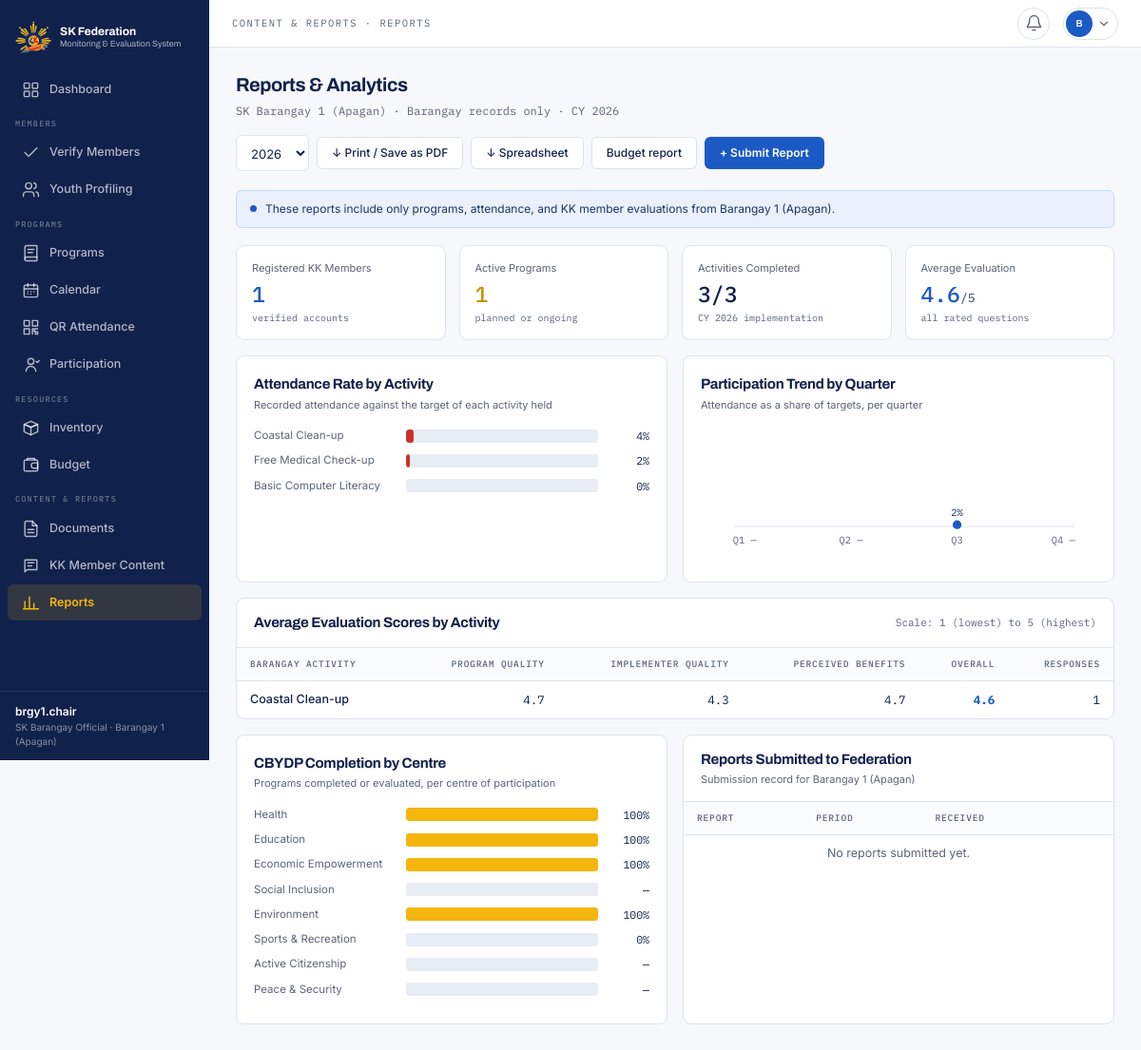
The app's page /barangay/reports.php (signed in) with its own data.
### tables this page shows
CREATE TABLE users (
  user_id              INT(11)      NOT NULL AUTO_INCREMENT,
  role_id              INT(11)      NOT NULL,
  barangay_id          INT(11)      DEFAULT NULL,
  verified_by          INT(11)      DEFAULT NULL,
  username             VARCHAR(50)  NOT NULL,
  email                VARCHAR(150) NOT NULL,
  password_hash        VARCHAR(255) NOT NULL,
  verification_status  VARCHAR(20)  NOT NULL DEFAULT 'pending',
  date_verified        DATETIME     DEFAULT NULL,
  rejection_reason     VARCHAR(255) DEFAULT NULL,
  is_active            TINYINT(1)   NOT NULL DEFAULT 1,
  last_login           DATETIME     DEFAULT NULL,
  date_created         DATETIME     NOT NULL DEFAULT CURRENT_TIMESTAMP,
  PRIMARY KEY (user_id),
  UNIQUE KEY uq_users_username (username),
  UNIQUE KEY uq_users_email (email),
  KEY fk_users_role (role_id),
  KEY fk_users_barangay (barangay_id),
  KEY fk_users_verifier (verified_by),
  CONSTRAINT fk_users_role     FOREIGN KEY (role_id)     REFERENCES roles (role_id),
  CONSTRAINT fk_users_barangay FOREIGN KEY (barangay_id) REFERENCES barangays (barangay_id),
  CONSTRAINT fk_users_verifier FOREIGN KEY (verified_by) REFERENCES users (user_id),
  CONSTRAINT chk_users_status  CHECK (verification_status IN ('pending','verified','rejected'))
);

CREATE TABLE barangays (
  barangay_id    INT(11)      NOT NULL AUTO_INCREMENT,
  barangay_name  VARCHAR(100) NOT NULL,
  municipality   VARCHAR(100) NOT NULL DEFAULT 'Nasipit',
  chairman_id    INT(11)      DEFAULT NULL,    
  PRIMARY KEY (barangay_id),
  UNIQUE KEY uq_barangay (barangay_name, municipality),
  KEY fk_barangay_chairman (chairman_id),
  CONSTRAINT fk_barangay_chairman FOREIGN KEY (chairman_id) REFERENCES users (user_id) ON DELETE SET NULL
);

CREATE TABLE activities (
  activity_id   INT(11)      NOT NULL AUTO_INCREMENT,
  program_id    INT(11)      NOT NULL,
  title         VARCHAR(255) NOT NULL,
  activity_date DATE         NOT NULL,
  start_time    TIME         DEFAULT NULL,
  end_time      TIME         DEFAULT NULL,
  venue         VARCHAR(255) DEFAULT NULL,
  qr_token      VARCHAR(64)  NOT NULL,
  is_open       TINYINT(1)   NOT NULL DEFAULT 1,
  target_count  INT(11)      NOT NULL DEFAULT 0,
  PRIMARY KEY (activity_id),
  UNIQUE KEY uq_activity_qr (qr_token),
  KEY fk_activity_program (program_id),
  CONSTRAINT fk_activity_program FOREIGN KEY (program_id) REFERENCES programs (program_id) ON DELETE CASCADE
);

### includes/pages/reports.php (the view, shortened to what the rows shown need)
<?php
$isBarangay = role() === ROLE_BARANGAY;
$scope = $isBarangay ? my_barangay() : null;
$year = get_int('year') ?: (int) date('Y');
$yearSql = 'YEAR(a.activity_date) = ?';
$acts = activities_overview($scope, $yearSql, [$year]);
$held = array_values(array_filter($acts, fn ($a) => $a['activity_date'] <= date('Y-m-d')));
$members = (int) q_val('SELECT COUNT(*) FROM users WHERE role_id = ? AND verification_status = "verified" AND is_active = 1' . ($scope ? ' AND barangay_id = ?' : ''), $scope ? [ROLE_MEMBER, $scope] : [ROLE_MEMBER]);
$activePrograms = (int) q_val("SELECT COUNT(*) FROM programs WHERE status IN ('planned','ongoing')" . ($scope ? ' AND barangay_id = ?' : ''), $scope ? [$scope] : []);
$avg = average_rating($scope);
$attendance = [];
if ($isBarangay) {
    foreach ($held as $a) {
        $attendance[] = ['label' => $a['title'], 'rate' => $a['target_count'] ? min(100, round($a['attendance_count'] / $a['target_count'] * 100)) : 0, 'detail' => $a['attendance_count'] . '/' . $a['target_count']];
    }
}
usort($attendance, fn ($x, $y) => $y['rate'] <=> $x['rate']);
$title = 'Reports & Analytics';
$nav = 'reports';
$crumb = ($isBarangay ? 'Content & Reports' : 'Budget & Reports') . ' · Reports';
require APP_ROOT . '/includes/header.php';
?>
<div class="page-head">
  <div>
    <h1 class="page-title">Reports &amp; Analytics</h1>
    <div class="page-sub"><?= $isBarangay ? e('SK ' . current_user()['barangay_name']) . ' · Barangay records only' : 'SK Federation ' . e(setting('municipality', 'Nasipit')) . ' · All barangays' ?> · CY <?= $year ?></div>
  </div>
  <div class="page-actions">
  </div>
</div>
<?php if ($isBarangay): ?><div class="scope-banner">These reports include only programs, attendance, and KK member evaluations from <?= e(current_user()['barangay_name']) ?>.</div><?php endif; ?>
<div class="grid grid-4 mb">
  <div class="card stat"><div class="stat-label">Registered KK Members</div><div class="stat-value blue"><?= number_format($members) ?></div><div class="stat-sub"><?= $isBarangay ? 'verified accounts' : 'across all barangays' ?></div></div>
  <div class="card stat"><div class="stat-label">Active Programs</div><div class="stat-value" style="color:#C99400"><?= $activePrograms ?></div><div class="stat-sub">planned or ongoing</div></div>
  <div class="card stat"><div class="stat-label">Activities Completed</div><div class="stat-value"><?= count($held) ?>/<?= count($acts) ?></div><div class="stat-sub">CY <?= $year ?> implementation</div></div>
  <div class="card stat"><div class="stat-label">Average Evaluation</div><div class="stat-value blue"><?= $avg ? number_format($avg, 1) : '—' ?><small>/5</small></div><div class="stat-sub">all rated questions</div></div>
</div>
<div class="grid grid-2 mb">
  <div class="card card-pad">
    <?php foreach ($attendance as $r): ?>
      <div class="hbar-row"><span class="muted" title="<?= e($r['label']) ?>" style="overflow:hidden;text-overflow:ellipsis;white-space:nowrap"><?= e($r['label']) ?></span><?= bar((float) $r['rate'], $r['rate'] < 50 ? 'red' : 'blue') ?><span class="num"><?= (int) $r['rate'] ?>%</span></div>
    <?php endforeach; ?>
  </div>
  <div class="card card-pad">
  </div>
</div>
<div class="card table-wrap mb">
  <div class="card-head"><div class="section-title">Average Evaluation Scores <?= $isBarangay ? 'by Activity' : 'by Centre' ?></div><span class="mono small muted">Scale: 1 (lowest) to 5 (highest)</span></div>
  <table class="table">
    <thead><tr><th><?= $isBarangay ? 'Barangay Activity' : 'Centre of Participation' ?></th><th class="num">Program Quality</th><th class="num">Implementer Quality</th><th class="num">Perceived Benefits</th><th class="num">Overall</th><th class="num">Responses</th></tr></thead>
  </table>
</div>
<div class="grid grid-2 mb">
  <div class="card card-pad">
  </div>
  <div class="card table-wrap">
    <div class="card-head"><div><div class="section-title"><?= $isBarangay ? 'Reports Submitted to Federation' : 'Recent Barangay Submissions' ?></div><div class="section-sub"><?= $isBarangay ? 'Submission record for ' . e(current_user()['barangay_name']) : 'Reports received from SK Barangay Officials' ?></div></div></div>
    <table class="table">
      <thead><tr><?php if (!$isBarangay): ?><th>Barangay</th><?php endif; ?><th>Report</th><th>Period</th><th>Received</th><th></th></tr></thead>
    </table>
  </div>
</div>
<?php require APP_ROOT . '/includes/footer.php';

### includes/header.php (shortened to what the rows shown need)
<?php
$__u = current_user();
$__unread = $__u ? (int) q_val('SELECT COUNT(*) FROM notifications WHERE user_id = ? AND is_read = 0', [$__u['user_id']]) : 0;
?><!doctype html>
<html lang="en">
<head>
<link rel="stylesheet" href="<?= e(asset('css/style.css')) ?>">
</head>
<body class="app">
<?php if ($__u): require __DIR__ . '/sidebar.php'; endif; ?>
<div class="main">
<?php if ($__u): ?>
  <header class="topbar">
    <div class="breadcrumb"><?= e($crumb ?? $title ?? '') ?></div>
    <div class="topbar-actions">
      <a class="notification-button<?= ($nav ?? '') === 'notifications' ? ' active' : '' ?>" href="<?= e(url('notifications.php')) ?>" aria-label="Notifications, <?= $__unread ?> unread" title="Notifications">
        <?= nav_icon('bell') ?>
      </a>
      <div class="profile-menu-wrap">
        <button type="button" class="profile-button" data-menu-toggle aria-haspopup="menu" aria-expanded="false" aria-label="Open account menu">
          <span class="profile-avatar"><?= e(initials(display_name())) ?></span>
          <svg width="14" height="14" viewBox="0 0 24 24" fill="none" stroke="currentColor" stroke-width="2" stroke-linecap="round" aria-hidden="true"><path d="m6 9 6 6 6-6"/></svg>
        </button>
      </div>
    </div>
  </header>
<?php endif; ?>
  <main class="page<?= !empty($wide) ? ' page-wide' : '' ?>" id="content">

### includes/sidebar.php (shortened to what the rows shown need)
<?php
function nav_icon(string $name): string
{
    static $paths = [
        'dashboard' => '<rect x="3" y="3" width="7" height="7" rx="1"/><rect x="14" y="3" width="7" height="7" rx="1"/><rect x="3" y="14" width="7" height="7" rx="1"/><rect x="14" y="14" width="7" height="7" rx="1"/>',
        'people' => '<path d="M16 21v-2a4 4 0 0 0-4-4H6a4 4 0 0 0-4 4v2"/><circle cx="9" cy="7" r="4"/><path d="M22 21v-2a4 4 0 0 0-3-3.87M16 3.13a4 4 0 0 1 0 7.75"/>',
        'programs' => '<path d="M4 19.5A2.5 2.5 0 0 1 6.5 17H20"/><path d="M6.5 2H20v20H6.5A2.5 2.5 0 0 1 4 19.5v-15A2.5 2.5 0 0 1 6.5 2Z"/><path d="M8 7h8M8 11h6"/>',
        'calendar' => '<rect x="3" y="5" width="18" height="16" rx="2"/><path d="M16 3v4M8 3v4M3 10h18"/><path d="M8 14h.01M12 14h.01M16 14h.01M8 17h.01M12 17h.01"/>',
        'participation' => '<circle cx="12" cy="8" r="4"/><path d="M5.5 21a6.5 6.5 0 0 1 13 0M19 8l1.5 1.5L23 7"/>',
        'documents' => '<path d="M14 2H6a2 2 0 0 0-2 2v16a2 2 0 0 0 2 2h12a2 2 0 0 0 2-2V8Z"/><path d="M14 2v6h6M8 13h8M8 17h8"/>',
        'content' => '<path d="M4 4h16v13H7l-3 3Z"/><path d="M8 8h8M8 12h5"/>',
        'reports' => '<path d="M4 20V10M10 20V4M16 20v-7M22 20H2"/>',
        'qr' => '<rect x="3" y="3" width="7" height="7"/><rect x="14" y="3" width="7" height="7"/><rect x="3" y="14" width="7" height="7"/><path d="M14 14h3v3h-3zM18 18h3v3h-3zM18 14h3M14 18v3"/>',
        'inventory' => '<path d="m3 7 9-4 9 4-9 4Z"/><path d="m3 7 9 4 9-4v10l-9 4-9-4Z"/><path d="M12 11v10"/>',
        'budget' => '<rect x="3" y="5" width="18" height="15" rx="2"/><path d="M16 9h5v7h-5a3.5 3.5 0 0 1 0-7ZM7 5V3h10v2"/>',
        'verify' => '<path d="M20 6 9 17l-5-5"/>',
        'certificate' => '<circle cx="12" cy="8" r="5"/><path d="m8.5 12-1 9 4.5-2 4.5 2-1-9"/>',
        'settings' => '<circle cx="12" cy="12" r="3"/><path d="M12 2v3M12 19v3M4.2 4.2l2.1 2.1M17.7 17.7l2.1 2.1M2 12h3M19 12h3M4.2 19.8l2.1-2.1M17.7 6.3l2.1-2.1"/>',
        'logs' => '<path d="M3 12a9 9 0 1 0 3-6.7L3 8"/><path d="M3 3v5h5M12 7v5l3 2"/>',
        'announcements' => '<path d="m3 11 18-5v12L3 14Z"/><path d="m11.6 16.4.9 4.6H8l-1.4-6"/>',
        'feedback' => '<path d="M21 15a4 4 0 0 1-4 4H8l-5 3V7a4 4 0 0 1 4-4h10a4 4 0 0 1 4 4Z"/><path d="M8 9h8M8 13h5"/>',
        'scan' => '<path d="M3 7V4a1 1 0 0 1 1-1h3M17 3h3a1 1 0 0 1 1 1v3M21 17v3a1 1 0 0 1-1 1h-3M7 21H4a1 1 0 0 1-1-1v-3M7 12h10"/>',
        'bell' => '<path d="M18 8a6 6 0 0 0-12 0c0 7-3 7-3 9h18c0-2-3-2-3-9M10 21h4"/>',
    ];
    return '<svg width="19" height="19" viewBox="0 0 24 24" fill="none" stroke="currentColor" stroke-width="1.8" stroke-linecap="round" stroke-linejoin="round" aria-hidden="true">' . ($paths[$name] ?? '') . '</svg>';
}
function nav_groups(int $role): array
{
    switch ($role) {
        case ROLE_BARANGAY:
            return [
                ['', [['dashboard', 'Dashboard', 'barangay/index.php', 'dashboard']]],
                ['Members', [['verify', 'Verify Members', 'barangay/verify.php', 'verify'],
                             ['youth', 'Youth Profiling', 'barangay/youth.php', 'people']]],
                ['Programs', [['programs', 'Programs', 'barangay/programs.php', 'programs'],
                              ['calendar', 'Calendar', 'barangay/calendar.php', 'calendar'],
                              ['qr', 'QR Attendance', 'barangay/qr.php', 'qr'],
                              ['participation', 'Participation', 'barangay/participation.php', 'participation']]],
                ['Resources', [['inventory', 'Inventory', 'barangay/inventory.php', 'inventory'],
                               ['budget', 'Budget', 'barangay/budget.php', 'budget']]],
                ['Content & Reports', [['documents', 'Documents', 'barangay/documents.php', 'documents'],
                                       ['content', 'KK Member Content', 'barangay/content.php', 'content'],
                                       ['reports', 'Reports', 'barangay/reports.php', 'reports']]],
            ];
    }
    return [];
}
$__groups = nav_groups(role());
?>
<nav class="nav-rail" id="nav-rail" aria-label="Main navigation">
  <a class="nav-brand" href="<?= e(url(home_url(role()))) ?>">
    <img src="<?= e(asset('img/sk-federation-logo.png')) ?>" alt="SK Federation Nasipit logo" width="38" height="38">
    <span>
      <strong>SK Federation</strong>
      <small>Monitoring &amp; Evaluation System</small>
    </span>
  </a>
  <div class="nav-groups">
    <?php foreach ($__groups as [$__label, $__items]): ?>
      <div class="nav-group">
        <?php if ($__label !== ''): ?><div class="nav-group-label"><?= e($__label) ?></div><?php endif; ?>
        <?php foreach ($__items as [$__id, $__text, $__href, $__icon]): ?>
          <a class="nav-item<?= ($nav ?? '') === $__id ? ' active' : '' ?>" href="<?= e(url($__href)) ?>"<?= ($nav ?? '') === $__id ? ' aria-current="page"' : '' ?>>
            <span class="nav-icon"><?= nav_icon($__icon) ?></span><span><?= e($__text) ?></span>
          </a>
        <?php endforeach; ?>
      </div>
    <?php endforeach; ?>
  </div>
  <div class="nav-foot">
    <div class="nav-foot-name"><?= e(display_name()) ?></div>
    <div class="nav-foot-role"><?= e(ROLE_LABELS[role()] ?? '') ?><?= current_user()['barangay_name'] ? ' · ' . e(current_user()['barangay_name']) : '' ?></div>
  </div>
</nav>

### includes/domain.php (shortened to what the rows shown need)
<?php
require_once __DIR__ . '/helpers.php';
function activities_overview(?int $barangayId, string $extraWhere = '', array $extraParams = []): array
{
    $conds = [];
    $params = [];
    if ($barangayId !== null) {
        $conds[] = 'p.barangay_id = ?';
        $params[] = $barangayId;
    }
    if ($extraWhere !== '') {
        $conds[] = $extraWhere;
        $params = array_merge($params, $extraParams);
    }
    $where = $conds ? 'WHERE ' . implode(' AND ', $conds) : '';
    return q_all("
        SELECT a.*, p.title AS program_title, p.program_code, p.centre, p.barangay_id, b.barangay_name,
               f.form_id, f.is_open AS form_open,
               (SELECT COUNT(*) FROM attendance at WHERE at.activity_id = a.activity_id) AS attendance_count,
               (SELECT COUNT(*) FROM evaluation_responses r WHERE r.form_id = f.form_id) AS response_count
          FROM activities a
          JOIN programs p ON p.program_id = a.program_id
          JOIN barangays b ON b.barangay_id = p.barangay_id
          LEFT JOIN evaluation_forms f ON f.activity_id = a.activity_id
          $where
         ORDER BY a.activity_date, a.start_time", $params);
}
function bar(float $percent, string $colour = 'blue'): string
{
    $p = max(0, min(100, $percent));
    return '<div class="bar"><div class="bar-fill bar-' . $colour . '" style="width:' . number_format($p, 1, '.', '') . '%"></div></div>';
}

### records on screen
users: username "brgy1.chair", role "SK Barangay Official", barangay.barangay_name "Barangay 1 (Apagan)", role "CONTENT & REPORTS · REPORTS", barangay.barangay_name "SK Barangay 1 (Apagan)", barangay "1"
activities: title "Coastal Clean-up", program "4"
activities: title "Basic Computer Literacy", rate "0"

### other values on screen
$__text "Dashboard"
$__label "MEMBERS"
$__text "Verify Members"
$__text "Youth Profiling"
$__label "PROGRAMS"
$__text "Programs"
$__text "Calendar"
$__text "QR Attendance"
$__text "Participation"
$__label "RESOURCES"
$__text "Inventory"
$__text "Budget"
$__label "CONTENT & REPORTS"
$__text "Documents"
$__text "KK Member Content"
